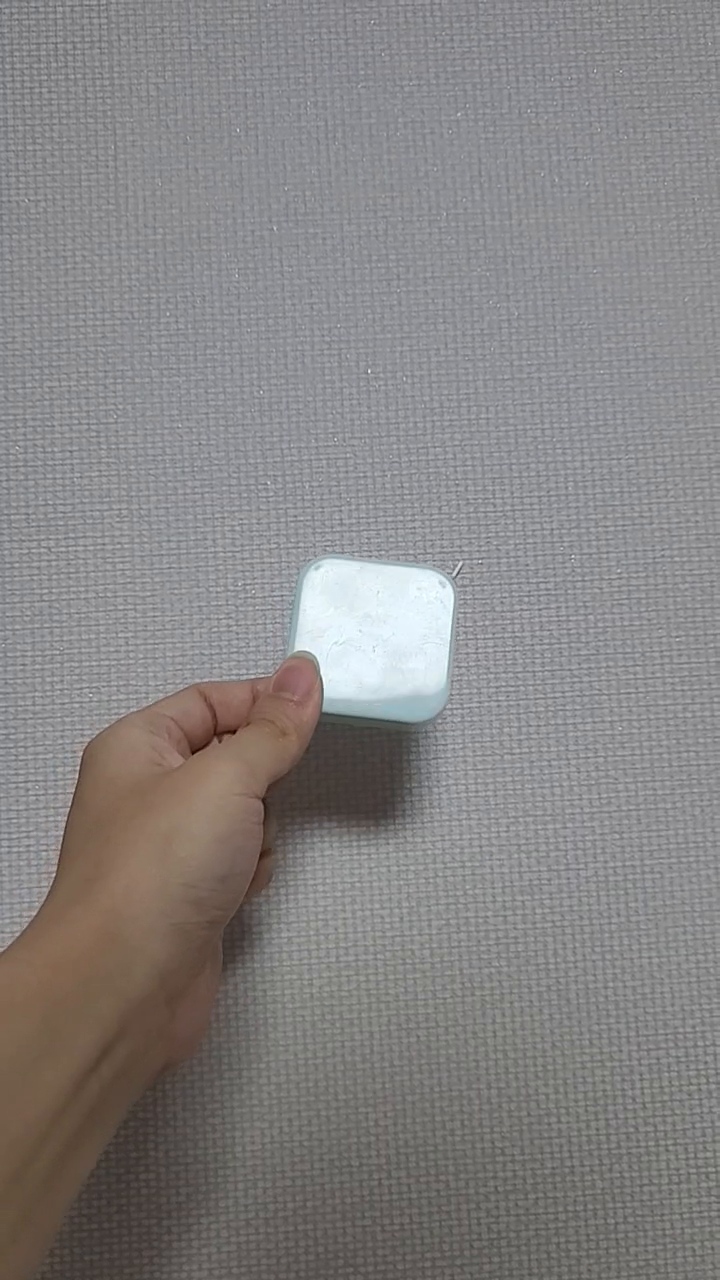
#> input picture frame 12 of homeworks/homework2/tracking.mp4, 720 x 1280 px
$ jupyter execute homework2.ipynb
#> lines starting #> are read from the running program, lines starting #| are printed output that depends on the picture; after the words box and inside, x2 and y2 are one past the last pixel; in counts of white or black regions, pixels touching at a corner belong together
[cell 1]
import cv2
import numpy as np

cap = cv2.VideoCapture("tracking.mp4")

while(1):

    ret, frame = cap.read()
#> frame is the input picture: shape (1280, 720, 3); mean B, G, R 131.4, 131.4, 134.1

    if ret :
        hsv = cv2.cvtColor(frame, cv2.COLOR_BGR2HSV)
#> hsv: shape (1280, 720, 3); mean H, S, V 81.1, 17.8, 136.9
        # define range of blue color in HSV
        lower_blue = np.array([85,20,80])
        upper_blue = np.array([170,255,255])
        # Threshold the HSV image to get only blue colors
        mask = cv2.inRange(hsv, lower_blue, upper_blue)
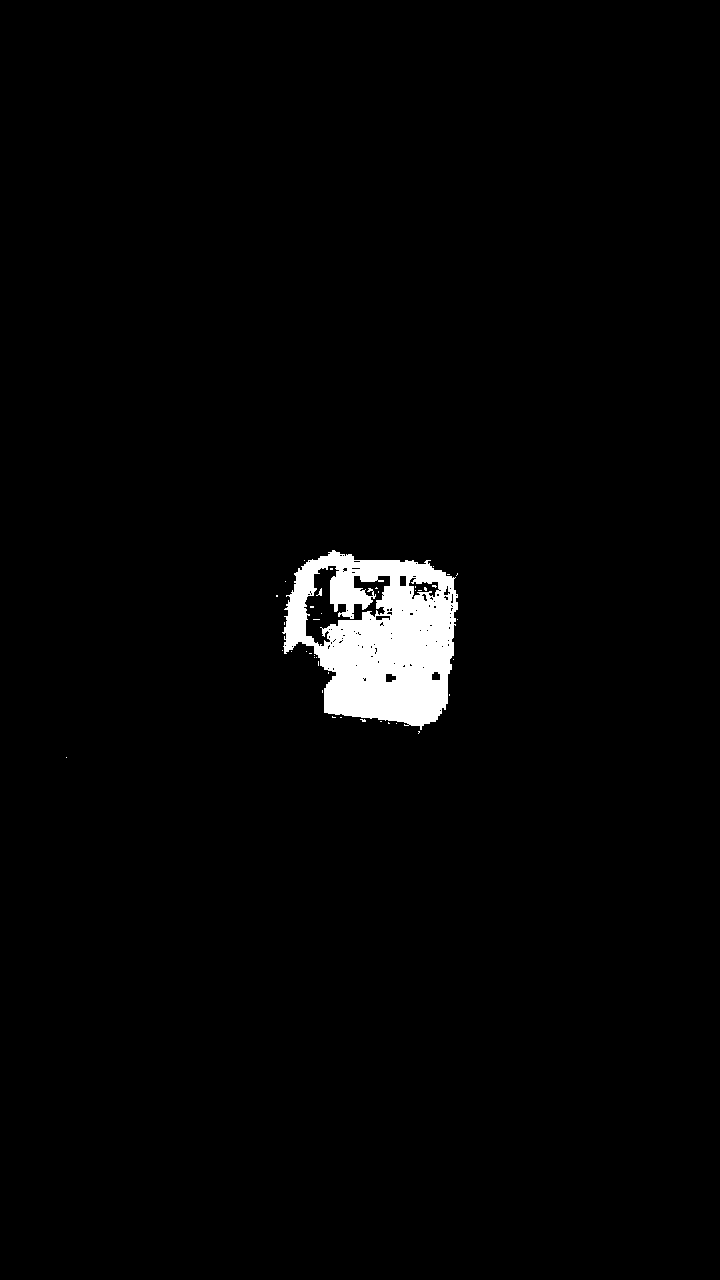
#> mask: shape (1280, 720); 2.2% white; 41 white regions (39 under 20 px), largest, box (x1, y1, x2, y2) and area: (282, 550, 458, 730) 19990, (316, 588, 322, 596) 22
        # Bitwise-AND mask and original image
        res = cv2.bitwise_and(frame,frame, mask= mask)
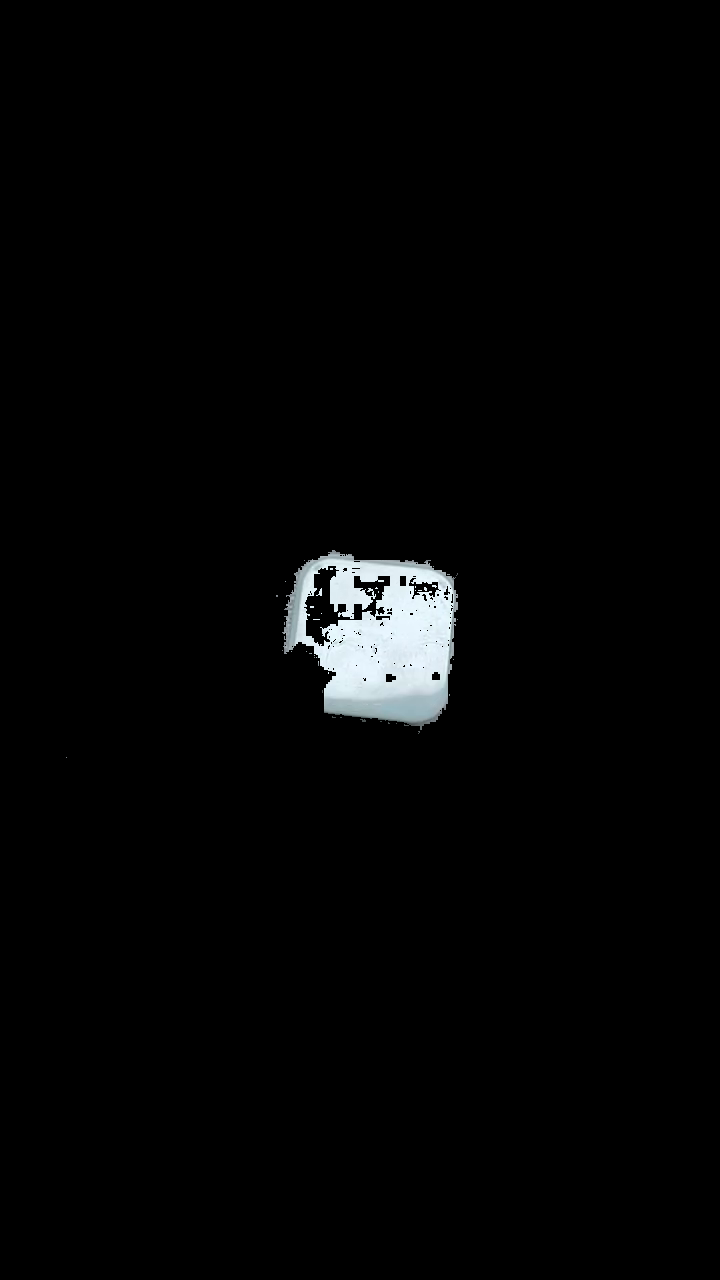
#> res: shape (1280, 720, 3); mean B, G, R 5, 4.8, 4.5
        cv2.imshow('frame',frame)
        cv2.imshow('mask',mask)
        cv2.imshow('res',res)
    else:
        break
    k = cv2.waitKey(5) & 0xFF
#> (key Esc is pressed here)
    if k == 27:
        break

cap.release()
cv2.destroyAllWindows()

$ run again, starting later in the video
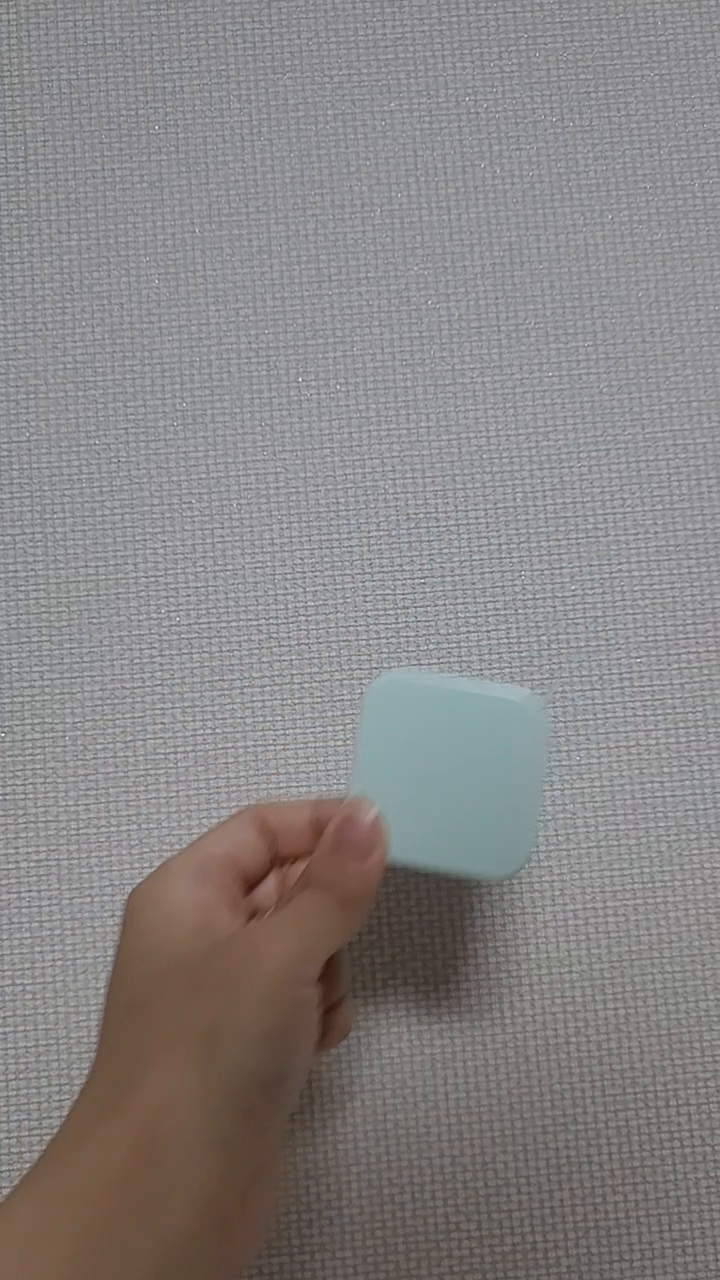
#> input picture frame 101 of homeworks/homework2/tracking.mp4, 720 x 1280 px
#> frame is the input picture: shape (1280, 720, 3); mean B, G, R 132.5, 132.5, 135.7
#> hsv: shape (1280, 720, 3); mean H, S, V 83.6, 21.9, 139
#> `mask = cv2.inRange(hsv, lower_blue, upper_blue)`:
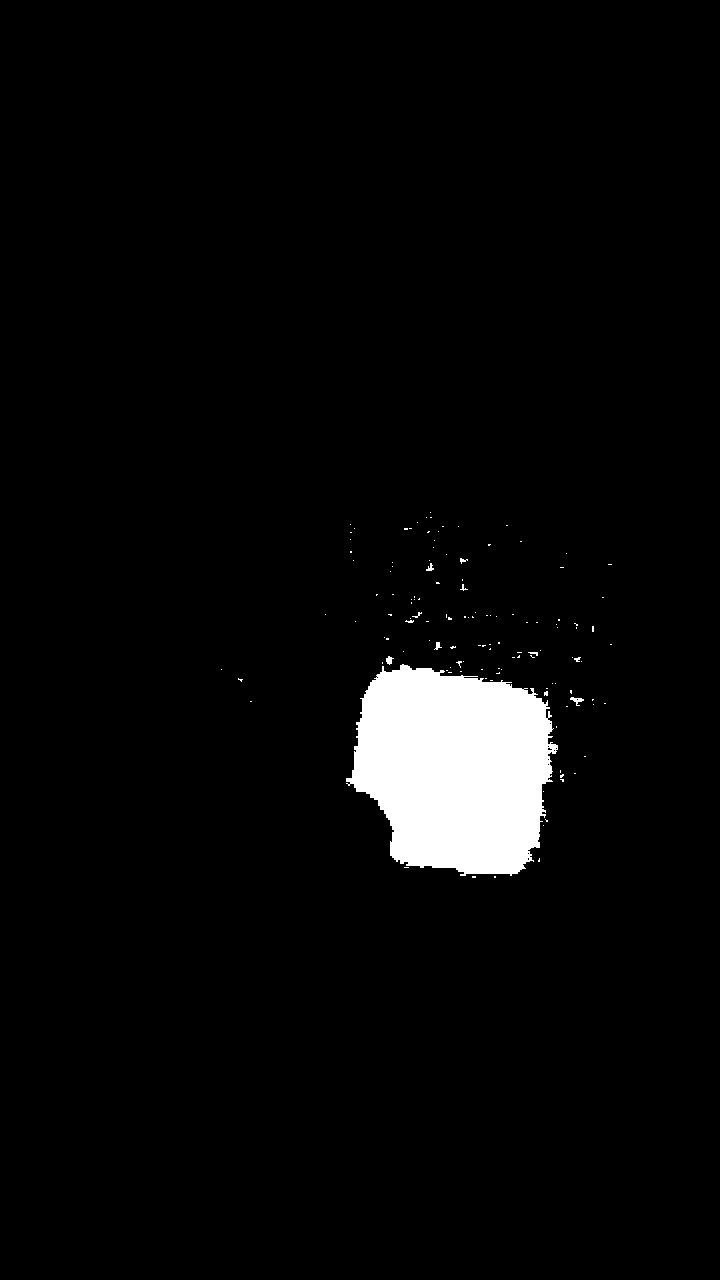
#> mask: shape (1280, 720); 3.7% white; 129 white regions (119 under 20 px), largest, box (x1, y1, x2, y2) and area: (346, 664, 558, 876) 33505, (570, 697, 584, 706) 56, (386, 656, 394, 665) 43
#> `res = cv2.bitwise_and(frame,frame, mask= mask)`:
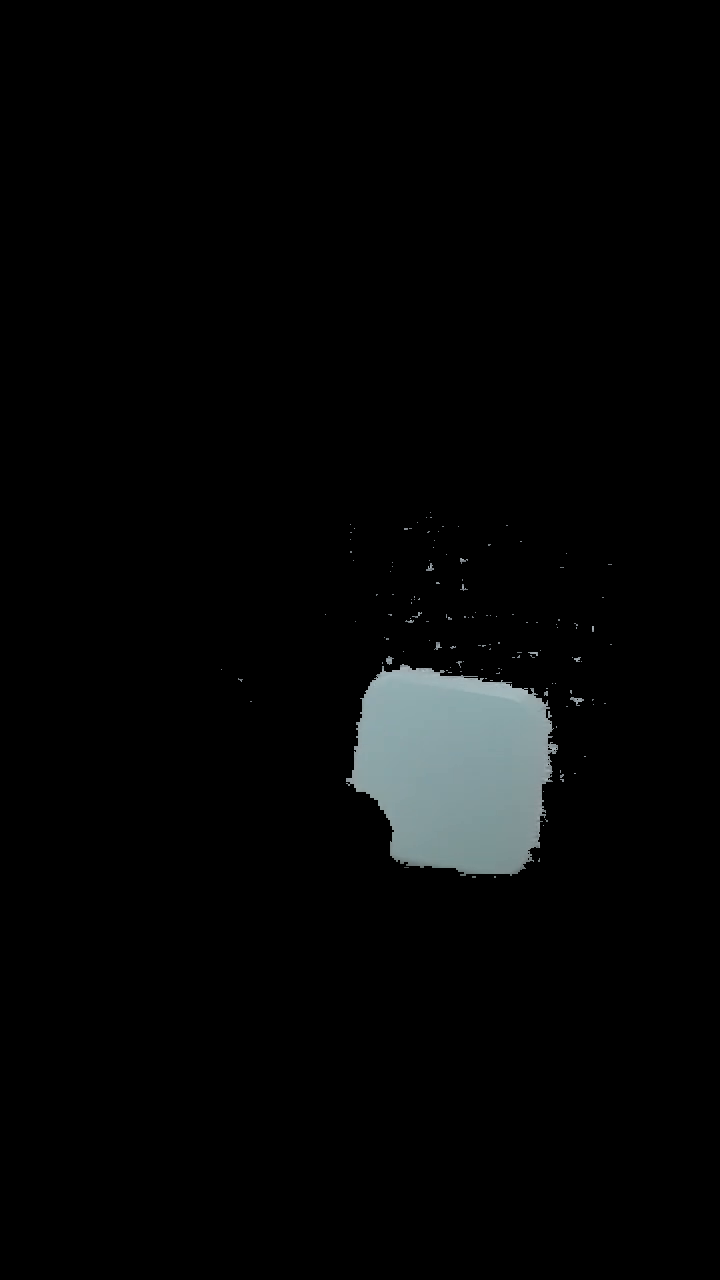
#> res: shape (1280, 720, 3); mean B, G, R 6, 5.9, 5.1
